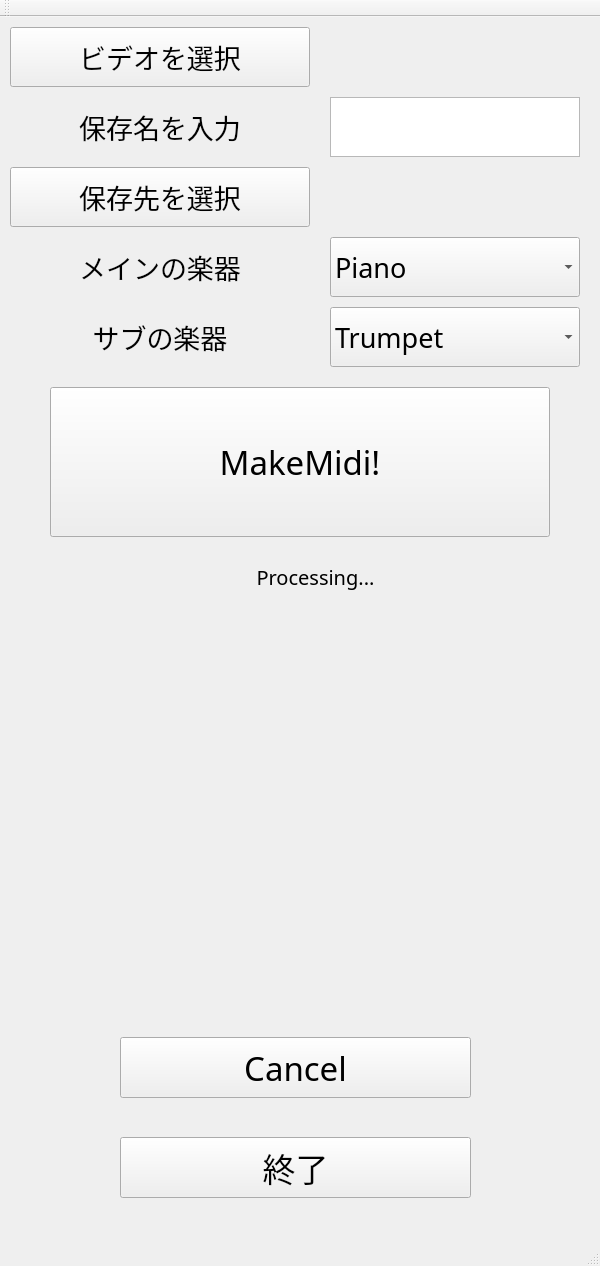
<?xml version="1.0" encoding="UTF-8"?>
<ui version="4.0">
 <class>investClass</class>
 <widget class="QMainWindow" name="investClass">
  <property name="geometry">
   <rect>
    <x>0</x>
    <y>0</y>
    <width>600</width>
    <height>1266</height>
   </rect>
  </property>
  <property name="windowTitle">
   <string>invest</string>
  </property>
  <widget class="QWidget" name="centralWidget">
   <widget class="QPushButton" name="ButtonMakeMidi">
    <property name="geometry">
     <rect>
      <x>50</x>
      <y>370</y>
      <width>500</width>
      <height>150</height>
     </rect>
    </property>
    <property name="font">
     <font>
      <family>01フロップデザイン</family>
      <pointsize>25</pointsize>
     </font>
    </property>
    <property name="text">
     <string>MakeMidi!</string>
    </property>
   </widget>
   <widget class="QLabel" name="LabelMidiName">
    <property name="geometry">
     <rect>
      <x>10</x>
      <y>80</y>
      <width>300</width>
      <height>60</height>
     </rect>
    </property>
    <property name="sizePolicy">
     <sizepolicy hsizetype="Minimum" vsizetype="Fixed">
      <horstretch>0</horstretch>
      <verstretch>0</verstretch>
     </sizepolicy>
    </property>
    <property name="font">
     <font>
      <family>01フロップデザイン</family>
      <pointsize>20</pointsize>
     </font>
    </property>
    <property name="text">
     <string>保存名を入力</string>
    </property>
    <property name="alignment">
     <set>Qt::AlignCenter</set>
    </property>
   </widget>
   <widget class="QPushButton" name="ButtonChoseVideo">
    <property name="geometry">
     <rect>
      <x>10</x>
      <y>10</y>
      <width>300</width>
      <height>60</height>
     </rect>
    </property>
    <property name="font">
     <font>
      <family>01フロップデザイン</family>
      <pointsize>20</pointsize>
     </font>
    </property>
    <property name="text">
     <string>ビデオを選択</string>
    </property>
   </widget>
   <widget class="QLabel" name="LabelVideoName">
    <property name="geometry">
     <rect>
      <x>330</x>
      <y>10</y>
      <width>800</width>
      <height>60</height>
     </rect>
    </property>
    <property name="sizePolicy">
     <sizepolicy hsizetype="Expanding" vsizetype="Preferred">
      <horstretch>0</horstretch>
      <verstretch>0</verstretch>
     </sizepolicy>
    </property>
    <property name="font">
     <font>
      <family>01フロップデザイン</family>
      <pointsize>10</pointsize>
     </font>
    </property>
    <property name="text">
     <string/>
    </property>
    <property name="alignment">
     <set>Qt::AlignLeading|Qt::AlignLeft|Qt::AlignVCenter</set>
    </property>
    <property name="indent">
     <number>10</number>
    </property>
   </widget>
   <widget class="QPushButton" name="ButtonCancel">
    <property name="geometry">
     <rect>
      <x>120</x>
      <y>1020</y>
      <width>351</width>
      <height>61</height>
     </rect>
    </property>
    <property name="font">
     <font>
      <family>01フロップデザイン</family>
      <pointsize>25</pointsize>
     </font>
    </property>
    <property name="text">
     <string>Cancel</string>
    </property>
   </widget>
   <widget class="QTextEdit" name="TextMidiName">
    <property name="enabled">
     <bool>true</bool>
    </property>
    <property name="geometry">
     <rect>
      <x>330</x>
      <y>80</y>
      <width>250</width>
      <height>60</height>
     </rect>
    </property>
    <property name="readOnly">
     <bool>false</bool>
    </property>
    <property name="textInteractionFlags">
     <set>Qt::TextEditorInteraction</set>
    </property>
   </widget>
   <widget class="QLabel" name="LabelImageLeft">
    <property name="geometry">
     <rect>
      <x>90</x>
      <y>580</y>
      <width>400</width>
      <height>400</height>
     </rect>
    </property>
    <property name="text">
     <string/>
    </property>
    <property name="alignment">
     <set>Qt::AlignCenter</set>
    </property>
   </widget>
   <widget class="QLabel" name="LabelProcess">
    <property name="geometry">
     <rect>
      <x>160</x>
      <y>540</y>
      <width>311</width>
      <height>40</height>
     </rect>
    </property>
    <property name="font">
     <font>
      <family>01フロップデザイン</family>
      <pointsize>15</pointsize>
     </font>
    </property>
    <property name="text">
     <string>Processing...</string>
    </property>
    <property name="alignment">
     <set>Qt::AlignCenter</set>
    </property>
   </widget>
   <widget class="QComboBox" name="comboBox">
    <property name="geometry">
     <rect>
      <x>330</x>
      <y>220</y>
      <width>250</width>
      <height>60</height>
     </rect>
    </property>
    <property name="font">
     <font>
      <family>01フロップデザイン</family>
      <pointsize>20</pointsize>
     </font>
    </property>
    <item>
     <property name="text">
      <string>Piano</string>
     </property>
    </item>
    <item>
     <property name="text">
      <string>Organ</string>
     </property>
    </item>
    <item>
     <property name="text">
      <string>Harmonica</string>
     </property>
    </item>
    <item>
     <property name="text">
      <string>Guitar</string>
     </property>
    </item>
   </widget>
   <widget class="QPushButton" name="ButtonChoseSave">
    <property name="geometry">
     <rect>
      <x>10</x>
      <y>150</y>
      <width>300</width>
      <height>60</height>
     </rect>
    </property>
    <property name="font">
     <font>
      <family>01フロップデザイン</family>
      <pointsize>20</pointsize>
     </font>
    </property>
    <property name="text">
     <string>保存先を選択</string>
    </property>
   </widget>
   <widget class="QLabel" name="LabelSaveName">
    <property name="geometry">
     <rect>
      <x>330</x>
      <y>150</y>
      <width>800</width>
      <height>60</height>
     </rect>
    </property>
    <property name="sizePolicy">
     <sizepolicy hsizetype="Expanding" vsizetype="Preferred">
      <horstretch>0</horstretch>
      <verstretch>0</verstretch>
     </sizepolicy>
    </property>
    <property name="font">
     <font>
      <family>01フロップデザイン</family>
      <pointsize>10</pointsize>
     </font>
    </property>
    <property name="text">
     <string/>
    </property>
    <property name="alignment">
     <set>Qt::AlignLeading|Qt::AlignLeft|Qt::AlignVCenter</set>
    </property>
    <property name="indent">
     <number>10</number>
    </property>
   </widget>
   <widget class="QComboBox" name="comboBoxSub">
    <property name="geometry">
     <rect>
      <x>330</x>
      <y>290</y>
      <width>250</width>
      <height>60</height>
     </rect>
    </property>
    <property name="font">
     <font>
      <family>01フロップデザイン</family>
      <pointsize>20</pointsize>
     </font>
    </property>
    <item>
     <property name="text">
      <string>Trumpet</string>
     </property>
    </item>
    <item>
     <property name="text">
      <string>Sax</string>
     </property>
    </item>
    <item>
     <property name="text">
      <string>Flute</string>
     </property>
    </item>
    <item>
     <property name="text">
      <string>Recorder</string>
     </property>
    </item>
   </widget>
   <widget class="QLabel" name="LabelInst_2">
    <property name="geometry">
     <rect>
      <x>10</x>
      <y>220</y>
      <width>300</width>
      <height>60</height>
     </rect>
    </property>
    <property name="font">
     <font>
      <family>01フロップデザイン</family>
      <pointsize>20</pointsize>
     </font>
    </property>
    <property name="text">
     <string>メインの楽器</string>
    </property>
    <property name="alignment">
     <set>Qt::AlignCenter</set>
    </property>
   </widget>
   <widget class="QLabel" name="LabelInst_3">
    <property name="geometry">
     <rect>
      <x>10</x>
      <y>290</y>
      <width>300</width>
      <height>60</height>
     </rect>
    </property>
    <property name="font">
     <font>
      <family>01フロップデザイン</family>
      <pointsize>20</pointsize>
     </font>
    </property>
    <property name="text">
     <string>サブの楽器</string>
    </property>
    <property name="alignment">
     <set>Qt::AlignCenter</set>
    </property>
   </widget>
   <widget class="QPushButton" name="ButtonEnd">
    <property name="geometry">
     <rect>
      <x>120</x>
      <y>1120</y>
      <width>351</width>
      <height>61</height>
     </rect>
    </property>
    <property name="font">
     <font>
      <family>01フロップデザイン</family>
      <pointsize>25</pointsize>
     </font>
    </property>
    <property name="text">
     <string>終了</string>
    </property>
   </widget>
  </widget>
  <widget class="QToolBar" name="mainToolBar">
   <attribute name="toolBarArea">
    <enum>TopToolBarArea</enum>
   </attribute>
   <attribute name="toolBarBreak">
    <bool>false</bool>
   </attribute>
  </widget>
  <widget class="QStatusBar" name="statusBar"/>
  <action name="actionAiueo">
   <property name="text">
    <string>aiueo</string>
   </property>
  </action>
 </widget>
 <layoutdefault spacing="6" margin="11"/>
 <resources>
  <include location="invest.qrc"/>
 </resources>
 <connections/>
</ui>
